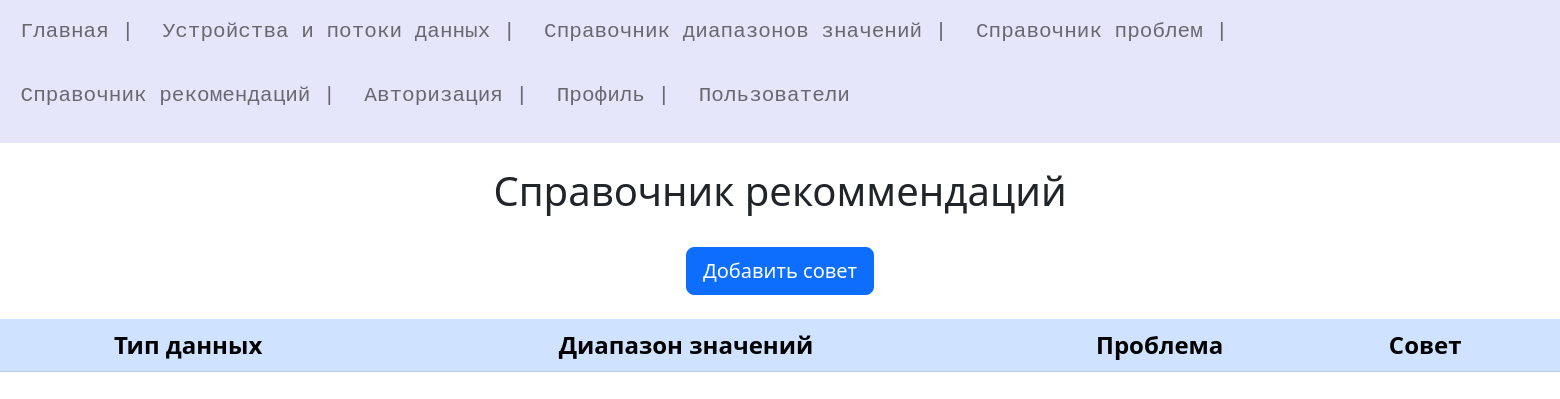
/advices (signed in), run on an earlier commit of the app's database.
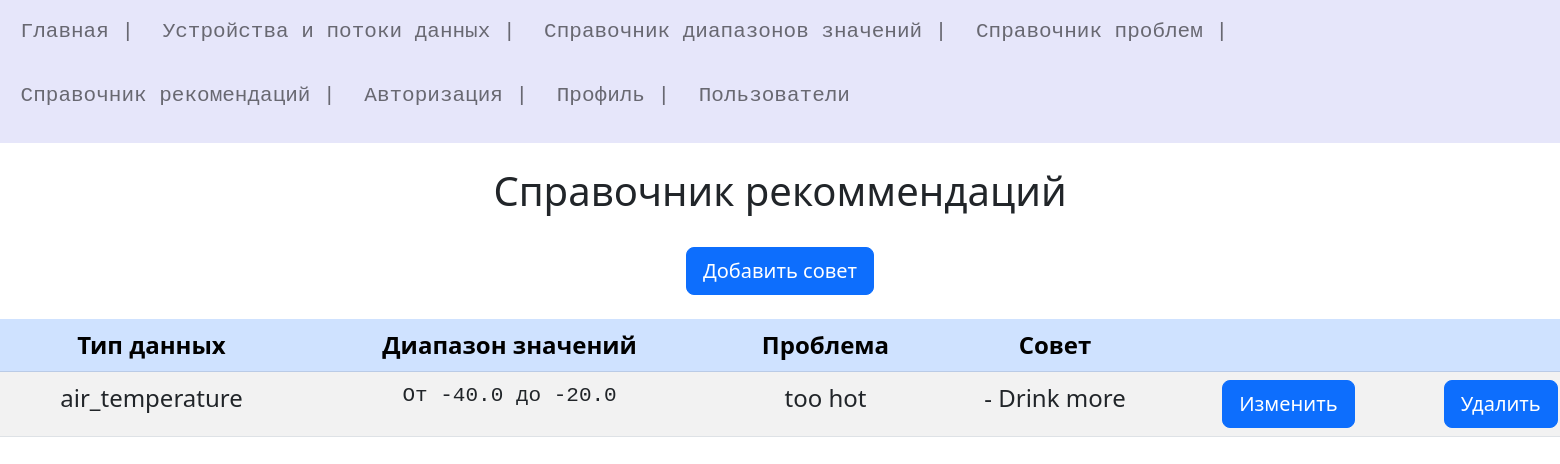
And on a later commit of the database.
### models.py (models this page shows)
class Advice(db.Model):
    id = db.Column(db.Integer, primary_key=True)
    Content = db.Column(db.String(200))
    Problem_Id = db.Column(db.Integer, db.ForeignKey('problem.id'))
    prob = db.relationship('Problem', backref='Advice', uselist=False, lazy='subquery')

class Range(db.Model):
    id = db.Column(db.Integer, primary_key=True)
    Min = db.Column(db.Float)
    Max = db.Column(db.Float)
    Name = db.Column(db.String(50))
    Type_of_data = db.Column(db.String(50))
    thre = db.relationship('Thread', backref = 'Range', uselist=True, lazy='subquery')
    prob = db.relationship('Problem', backref = 'Range', uselist=True, lazy='subquery')

class Problem(db.Model):
    id = db.Column(db.Integer, primary_key=True)
    Name = db.Column(db.String(50))
    Range_Id = db.Column(db.Integer, db.ForeignKey('range.id'))
    rng = db.relationship('Range', backref='Problem', uselist=False , lazy='subquery')
    adv = db.relationship('Advice', backref='Problem', uselist=True, lazy='subquery')

### Thread/thread.py (the view)
@app.route("/advices")
@login_required
def advices():
    try:
        advices = Advice.query.all()
    except:
        print("Ошибка считывания рекомендаций из Базы данных")
    return render_template('thread/advices.html', title="Справочник рекоммендаций", advices = advices)

### User/UserLogin.py (called while the page is built)
    def fromDB(self, user_id, db, User, app ):
        try:
            with app.app_context():
                self.__user = User.query.filter_by(id=user_id).first()
            if not self:
                print("Пользователь не найден")
                return False
            return self
        except:
            print("Ошибка получения данных из БД")
            return False

### User/user.py (called while the page is built)
@login_manager.user_loader
def load_user(user_id):
    print("load_user")
    return UserLogin().fromDB(user_id,db,User,app)

### Thread/templates/thread/advices.html (shortened to what this page needs)
{% extends 'base.html' %}
{% block content %}
    {{ super() }}
    <center>
    <br>
    <a class="btn btn-primary btn-lg" href="{{url_for('add_advice')}}" role="button" >Добавить совет</a>
    <br><br>
    <table class="table table-striped" style="width: 1600px;">
        <thead class="table-primary" >
            <tr class = " fs-4" >
                <th scope="col" class='text-center'>Тип данных</th>
                <th scope="col" class='text-center'>Диапазон значений</th>
                <th scope="col" class='text-center'>Проблема</th>
                <th scope="col" class='text-center'>Совет</th>
                <th scope="col" class='text-center'></th>
                <th scope="col" class='text-center'></th>
            </tr>
        </thead>
        <tbody class="fs-4">
        {% for a in advices %}
            <tr>
                <td class='text-center'>{{a.prob.rng.Type_of_data}}</td>
                <td class='text-center'><pre> От {{a.prob.rng.Min}} до {{a.prob.rng.Max}} </pre></td>
                <td class='text-center'>{{a.prob.Name}}</td>
                <td class='text-center'>
                        - {{a.Content}}<br>
                </td>
                <td class='text-center'><a class="btn btn-primary btn-lg" href="/update_advice/{{a.id}}" role="button" >Изменить</a></td>
                <td class='text-center'><a class="btn btn-primary btn-lg" href="/delete_advice/{{a.id}}" role="button" >Удалить</a></td>
            </tr>
        {% endfor -%}
        </tbody>
    </table>
    </center>
{% endblock %}

What changed in the data, as far as the page shows it:
added Advice: prob.rng.Type_of_data "air_temperature", prob.rng.Min "-40.0", prob.rng.Max "-20.0", prob.Name "too hot", Content "Drink more"
